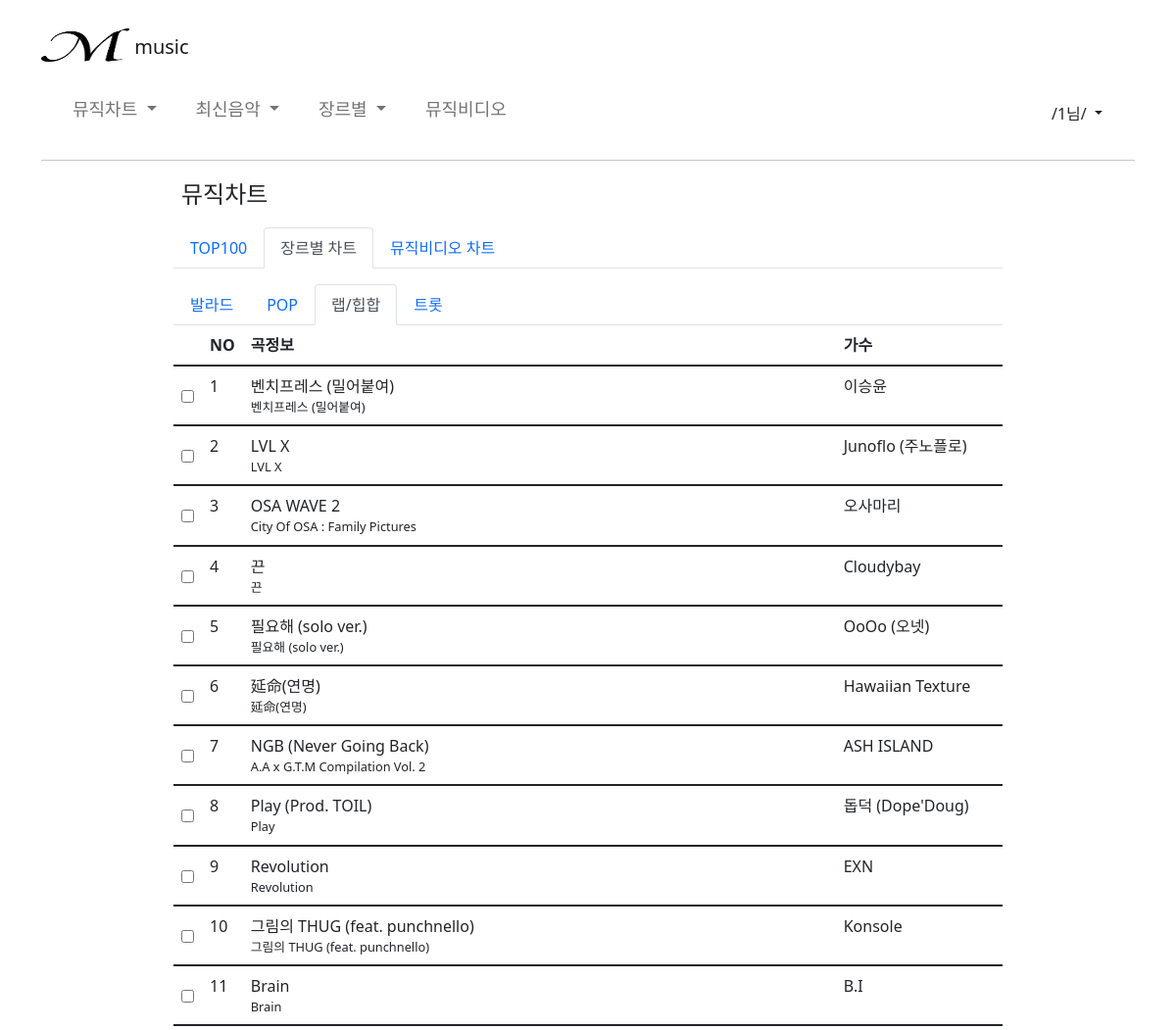
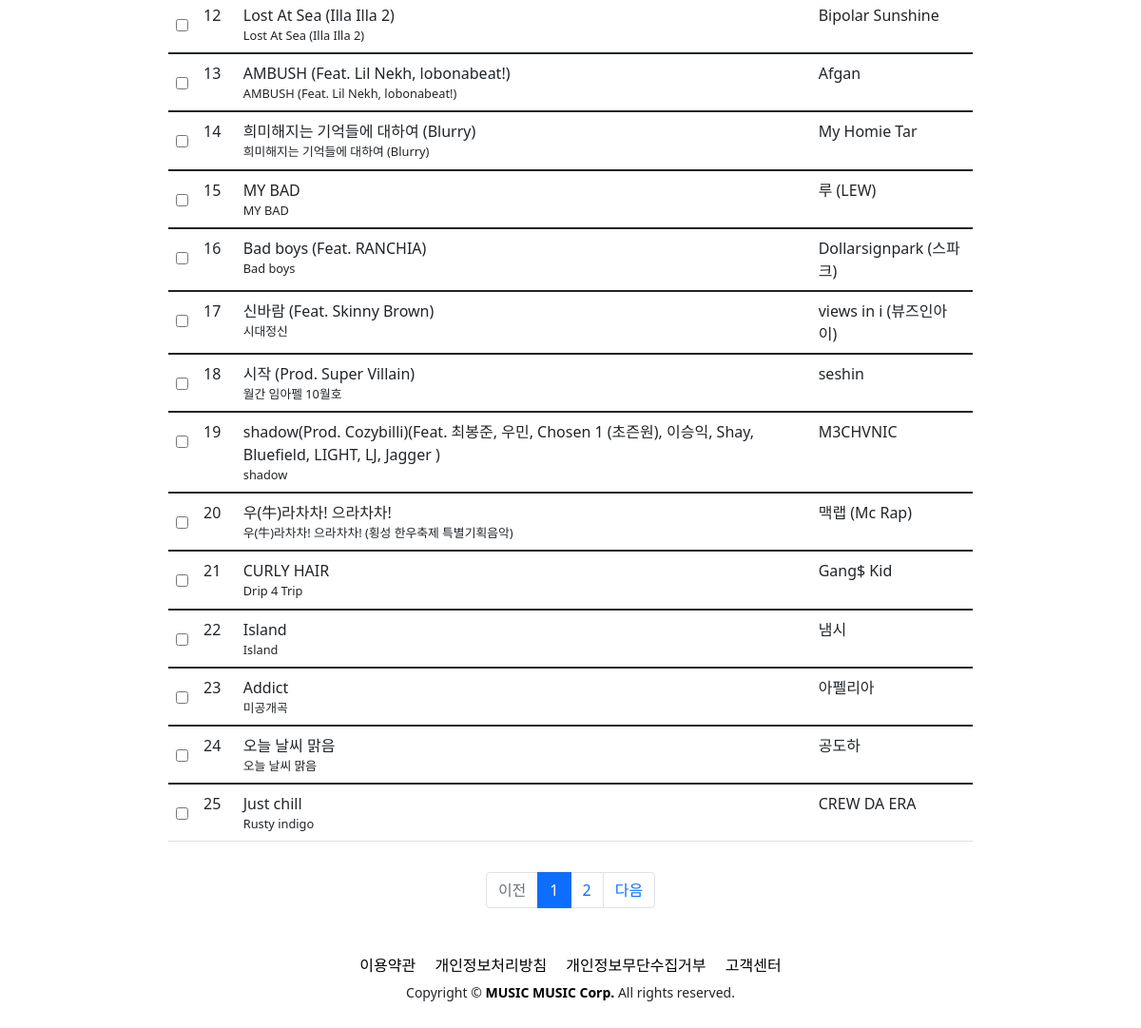
Screenshot of /ssac/chart_genre_hip (signed in) with the database file from the repository (2 pictures, top to bottom).
### member/models.py (models this page shows, shortened)
class Hip(models.Model):
    name = models.CharField(max_length=50)
    singer = models.CharField(max_length=50, null=True)
    album = models.CharField(max_length=50, null=True)

### member/views.py (the view)
# urls.py: path('chart_genre_hip', views.chart_genre_hip),
def chart_genre_hip (req) :
  if req.session.get('userid'):
    h_chart_50 = Hip.objects.all().order_by('pk')
    page = int(req.GET.get('page', '1')) #GET 방식으로 정보를 받아오는 데이터
    paginator = Paginator(h_chart_50, 25) #Paginator(분할된 객체, 페이지 당 담길 객체수)
    page_obj_b = paginator.get_page(page) #페이지 번호를 받아 페이지를 리턴
    return render(req, 'chart_genre_hip.html', {'pam1' : req.session['userid'], 'page_obj_b' : page_obj_b})
  else:
    messages.error(req, '로그인을 먼저 해주세요.')
    return redirect('/ssac/main')

### member/templates/chart_genre_hip.html (shortened to what this page needs)
{% extends 'base2.html' %}
{% load static%}
{% block contents %}
  <div class="container container2">
    <div class="mb-3 ms-2 chart_top_text">뮤직차트</div>
    <ul class="nav nav-tabs d-flex justify-content-start" id="myTab" role="tablist">
      <li class="nav-item" role="presentation">
        <button onclick="location.href='chart_top'" class="nav-link" id="home-tab" data-bs-toggle="tab" data-bs-target="#home" type="button" role="tab" aria-controls="home" aria-selected="true">TOP100</button>
      </li>
      <li class="nav-item" role="presentation">
        <button onclick="location.href='chart_genre'" class="nav-link active" id="profile-tab" data-bs-toggle="tab" data-bs-target="#profile" type="button" role="tab" aria-controls="profile" aria-selected="false">장르별 차트</button>
      </li>
      <li class="nav-item" role="presentation">
        <button onclick="location.href='chart_video'" class="nav-link" id="contact-tab" data-bs-toggle="tab" data-bs-target="#contact" type="button" role="tab" aria-controls="contact" aria-selected="false">뮤직비디오 차트</button>
      </li>
    </ul>
    <ul class="nav nav-tabs d-flex justify-content-start mt-3" id="myTab" role="tablist">
      <li class="nav-item" role="presentation">
        <button onclick="location.href='chart_genre'" class="nav-link" id="home-tab" data-bs-toggle="tab" data-bs-target="#home" type="button" role="tab" aria-controls="home" aria-selected="true">발라드</button>
      </li>
      <li class="nav-item" role="presentation">
        <button onclick="location.href='chart_genre_pop'" class="nav-link" id="profile-tab" data-bs-toggle="tab" data-bs-target="#profile" type="button" role="tab" aria-controls="profile" aria-selected="false">POP</button>
      </li>
      <li class="nav-item" role="presentation">
        <button onclick="location.href='chart_genre_hip'" class="nav-link active" id="contact-tab" data-bs-toggle="tab" data-bs-target="#contact" type="button" role="tab" aria-controls="contact" aria-selected="false">랩/힙합</button>
      </li>
      <li class="nav-item" role="presentation">
        <button onclick="location.href='chart_genre_trot'" class="nav-link" id="contact-tab" data-bs-toggle="tab" data-bs-target="#contact" type="button" role="tab" aria-controls="contact" aria-selected="false">트롯</button>
      </li>
    </ul>
    <div class="tab-content" id="myTabContent">
      <div class="tab-pane fade show active" id="contact" role="tabpanel" aria-labelledby="contact-tab">
        <table class="table table-hover">
          <thead>
            <tr>
              <th scope="col-1"></th>
              <th scope="col-1">NO</th>
              <th scope="col-1">곡정보</th>
              <th scope="col-9">가수</th>
            </tr>
          </thead>
          {% for a in page_obj_b %}
          <tbody>
            <tr>
              <th scope="row"><input type="checkbox" class="align-middle mt-3"></th>
              {% if page_obj_b.number == 2 %}
              <td>{{ forloop.counter|add:"25" }}</td>
              {% else %}
              <td>{{ forloop.counter }}</td>
              {% endif %}
              <td>
                <div>{{ a.name }}</div>
                <div style="font-size : 0.8em;">{{ a.album }}</div>
              </td>
              <td>{{ a.singer }}</td>
            </tr>
          </tbody>
          {% endfor %}
        </table>
    <div id = "paging">
      <ul class = "pagination justify-content-center" style="margin-top: 2rem;">
        {% if page_obj_b.has_previous %}
        <li class = "page-item">
          <a class = "page-link" href = "?page={{ page_obj_b.previous_page_number }}">이전</a>
        </li>
        {% else %}
        <li class = "page-item disabled">
          <a class = "page-link" tabindex = "-1" aria-disabled="true" href = "#">이전</a>
        </li>
        {% endif %}
        {% for page_number in page_obj_b.paginator.page_range %}
        {% if page_number == page_obj_b.number %}
        <li class = "page-item active" aria-current = "page">
          <a class = "page-link" href="?page={{ page_number }}">{{ page_number }}</a>
        </li>
        {% else %}
        <li class = "page-item">
          <a class = "page-link" href="?page={{ page_number }}">{{ page_number }}</a>
        </li>
        {% endif %}
        {% endfor %}
        {% if page_obj_b.has_next %}
        <li class="page-item">
          <a class="page-link" href="?page={{ page_obj_b.next_page_number }}">다음</a>
        </li>
        {% else %}
        <li class="page-item disabled">
          <a class="page-link" tabindex="-1" aria-disabled="true" href="#">다음</a>
        </li>
        {% endif %}
      </ul>
    </div>
      </div>
    </div>
{% endblock %}

### templates/base2.html (style rules this page uses)
body { background-color: white; }
a { text-decoration: none; color: black; }
.chart_top_text { font-size: 1.5em; }
@media (min-width: 1000px) { .container2 { max-width: 870px; } }

### member/templates/chart_genre_hip.html (style rules this page uses)
@media (min-width: 1000px) { .container2 { max-width: 870px; } }

### rows the page displays
Hip: name "벤치프레스 (밀어붙여)", album "벤치프레스 (밀어붙여)", singer "이승윤"
Hip: name "LVL X", album "LVL X", singer "Junoflo (주노플로)"
Hip: name "OSA WAVE 2", album "City Of OSA : Family Pictures", singer "오사마리"
Hip: name "끈", album "끈", singer "Cloudybay"
Hip: name "필요해 (solo ver.)", album "필요해 (solo ver.)", singer "OoOo (오넷)"
Hip: name "延命(연명)", album "延命(연명)", singer "Hawaiian Texture"
Hip: name "NGB (Never Going Back)", album "A.A x G.T.M Compilation Vol. 2", singer "ASH ISLAND"
Hip: name "Play (Prod. TOIL)", album "Play", singer "돕덕 (Dope'Doug)"
Hip: name "Revolution", album "Revolution", singer "EXN"
Hip: name "그림의 THUG (feat. punchnello)", album "그림의 THUG (feat. punchnello)", singer "Konsole"
Hip: name "Brain", album "Brain", singer "B.I"
Hip: name "Lost At Sea (Illa Illa 2)", album "Lost At Sea (Illa Illa 2)", singer "Bipolar Sunshine"
Hip: name "AMBUSH (Feat. Lil Nekh, lobonabeat!)", album "AMBUSH (Feat. Lil Nekh, lobonabeat!)", singer "Afgan"
Hip: name "희미해지는 기억들에 대하여 (Blurry)", album "희미해지는 기억들에 대하여 (Blurry)", singer "My Homie Tar"
Hip: name "MY BAD", album "MY BAD", singer "루 (LEW)"
Hip: name "Bad boys (Feat. RANCHIA)", album "Bad boys", singer "Dollarsignpark (스파크)"
Hip: name "신바람 (Feat. Skinny Brown)", album "시대정신", singer "views in i (뷰즈인아이)"
Hip: name "시작 (Prod. Super Villain)", album "월간 임아펠 10월호", singer "seshin"
Hip: name "shadow(Prod. Cozybilli)(Feat. 최봉준, 우민, Chosen 1 (초즌원), 이승익, Shay, Bluefield, LIGHT, LJ, Jagger )", album "shadow", singer "M3CHVNIC"
Hip: name "우(牛)라차차! 으라차차!", album "우(牛)라차차! 으라차차! (횡성 한우축제 특별기획음악)", singer "맥랩 (Mc Rap)"
Hip: name "CURLY HAIR", album "Drip 4 Trip", singer "Gang$ Kid"
Hip: name "Island", album "Island", singer "냄시"
Hip: name "Addict", album "미공개곡", singer "아펠리아"
Hip: name "오늘 날씨 맑음", album "오늘 날씨 맑음", singer "공도하"
Hip: name "Just chill", album "Rusty indigo", singer "CREW DA ERA"

### other values shown
{{ pam1 }} "1"
{{ page_number }} "1"
{{ page_number }} "2"
